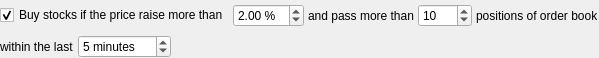
<?xml version="1.0" encoding="UTF-8"?>
<ui version="4.0">
 <class>BuyDecision5ConfigWidget</class>
 <widget class="QWidget" name="BuyDecision5ConfigWidget">
  <property name="geometry">
   <rect>
    <x>0</x>
    <y>0</y>
    <width>590</width>
    <height>58</height>
   </rect>
  </property>
  <layout class="QVBoxLayout" name="verticalLayout">
   <property name="spacing">
    <number>4</number>
   </property>
   <property name="leftMargin">
    <number>0</number>
   </property>
   <property name="topMargin">
    <number>0</number>
   </property>
   <property name="rightMargin">
    <number>0</number>
   </property>
   <property name="bottomMargin">
    <number>0</number>
   </property>
   <item>
    <layout class="QHBoxLayout" name="horizontalLayout">
     <property name="spacing">
      <number>4</number>
     </property>
     <item>
      <widget class="QCheckBox" name="enabledCheckBox">
       <property name="text">
        <string>Buy stocks if the price raise more than</string>
       </property>
       <property name="checked">
        <bool>true</bool>
       </property>
      </widget>
     </item>
     <item>
      <widget class="QDoubleSpinBox" name="priceRaiseDoubleSpinBox">
       <property name="suffix">
        <string notr="true"> %</string>
       </property>
       <property name="singleStep">
        <double>0.100000000000000</double>
       </property>
       <property name="value">
        <double>2.000000000000000</double>
       </property>
      </widget>
     </item>
     <item>
      <widget class="QLabel" name="label">
       <property name="text">
        <string>and pass more than</string>
       </property>
      </widget>
     </item>
     <item>
      <widget class="QSpinBox" name="orderBookPositionsSpinBox">
       <property name="maximum">
        <number>1000</number>
       </property>
       <property name="value">
        <number>10</number>
       </property>
      </widget>
     </item>
     <item>
      <widget class="QLabel" name="label_3">
       <property name="text">
        <string>positions of order book</string>
       </property>
      </widget>
     </item>
     <item>
      <spacer name="horizontalSpacer">
       <property name="orientation">
        <enum>Qt::Orientation::Horizontal</enum>
       </property>
       <property name="sizeHint" stdset="0">
        <size>
         <width>40</width>
         <height>20</height>
        </size>
       </property>
      </spacer>
     </item>
    </layout>
   </item>
   <item>
    <layout class="QHBoxLayout" name="horizontalLayout_2">
     <property name="spacing">
      <number>4</number>
     </property>
     <item>
      <widget class="QLabel" name="label_2">
       <property name="text">
        <string>within the last</string>
       </property>
      </widget>
     </item>
     <item>
      <widget class="QSpinBox" name="durationSpinBox">
       <property name="suffix">
        <string> minutes</string>
       </property>
       <property name="maximum">
        <number>365</number>
       </property>
       <property name="value">
        <number>5</number>
       </property>
      </widget>
     </item>
     <item>
      <spacer name="horizontalSpacer_2">
       <property name="orientation">
        <enum>Qt::Orientation::Horizontal</enum>
       </property>
       <property name="sizeHint" stdset="0">
        <size>
         <width>40</width>
         <height>20</height>
        </size>
       </property>
      </spacer>
     </item>
    </layout>
   </item>
  </layout>
 </widget>
 <resources/>
 <connections/>
</ui>
